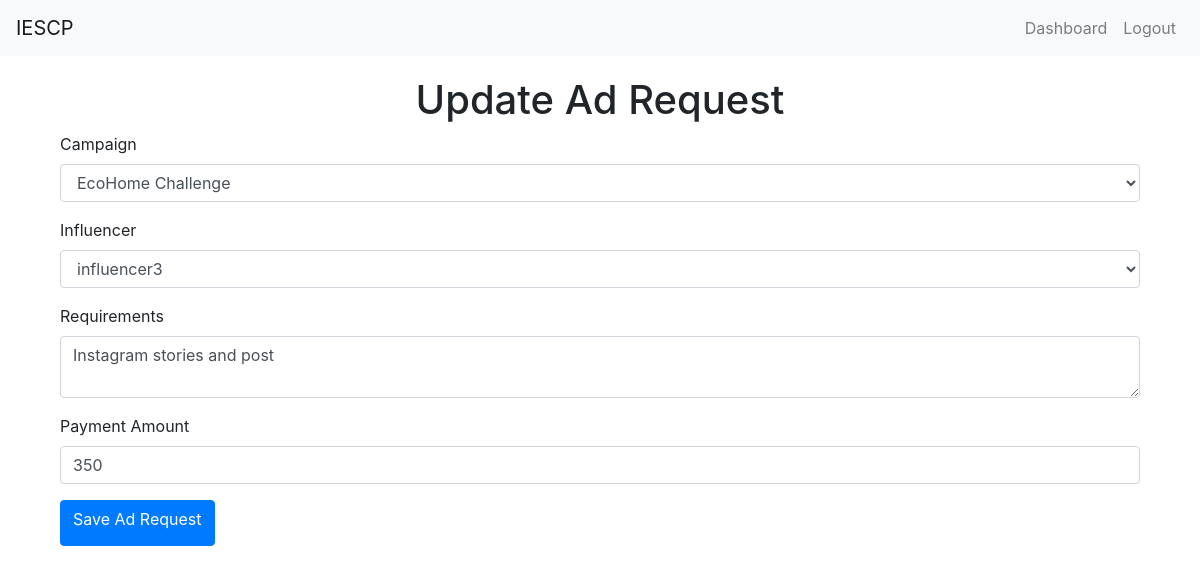
The app's page /ad_request/4/update (signed in), older data.
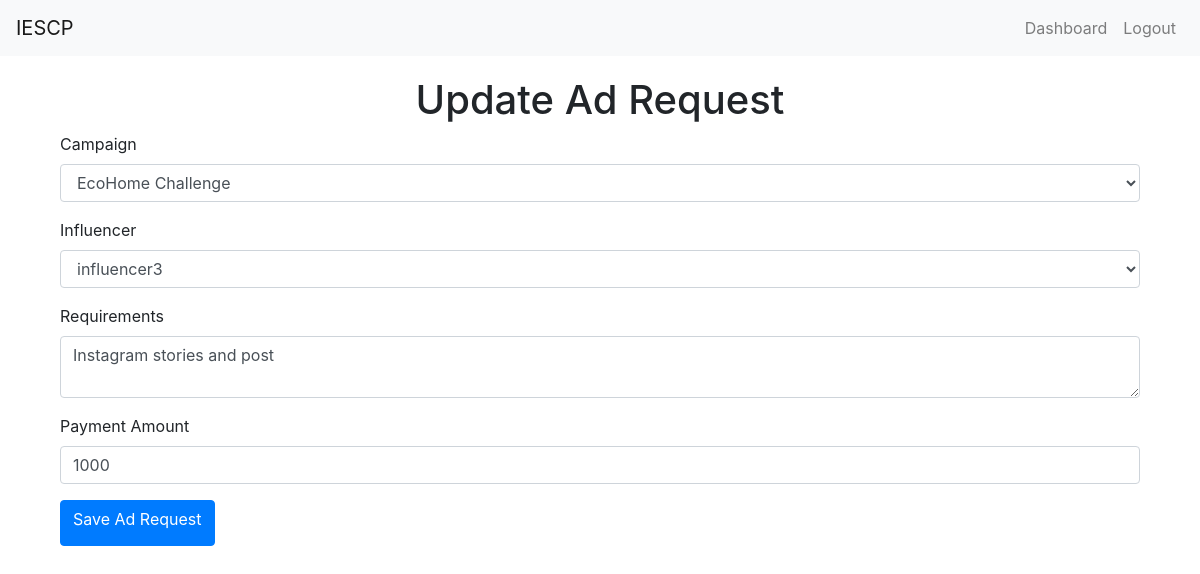
The same page, newer data.
### app.py (models this page shows, shortened)
class AdRequest(db.Model):
    id = db.Column(db.Integer, primary_key=True)
    campaign_id = db.Column(db.Integer, db.ForeignKey('campaign.id'), nullable=False)
    influencer_id = db.Column(db.Integer, db.ForeignKey('user.id'), nullable=False)
    messages = db.Column(db.Text)
    requirements = db.Column(db.Text)
    payment_amount = db.Column(db.Integer)
    negotiation_comment = db.Column(db.Text, nullable=True)
    status = db.Column(db.String(20), nullable=False, default='Requested')

### app.py (the view)
@app.route('/ad_request/<int:ad_request_id>/update', methods=['GET', 'POST'])
@login_required
def update_ad_request(ad_request_id):
    ad_request = AdRequest.query.get_or_404(ad_request_id)
    if ad_request.campaign.owner != current_user:
        flash('Access unauthorized!', 'danger')
        return redirect(url_for('index'))
    form = AdRequestForm()
    form.campaign_id.choices = [(campaign.id, campaign.name) for campaign in current_user.campaigns]
    form.influencer_id.choices = [(influencer.id, influencer.username) for influencer in User.query.filter_by(role='influencer').all()]
    if form.validate_on_submit():
        ad_request.campaign_id = form.campaign_id.data
        ad_request.influencer_id = form.influencer_id.data
        ad_request.requirements = form.requirements.data
        ad_request.payment_amount = form.payment_amount.data
        ad_request.status = 'Requested'  # Reset the status to 'Requested'
        db.session.commit()
        flash('Your ad request has been updated and marked as Requested.', 'success')
        return redirect(url_for('sponsor_dashboard'))
    elif request.method == 'GET':
        form.campaign_id.data = ad_request.campaign_id
        form.influencer_id.data = ad_request.influencer_id
        form.requirements.data = ad_request.requirements
        form.payment_amount.data = ad_request.payment_amount
    return render_template('create_ad_request.html', form=form, legend='Update Ad Request')

### app.py
class AdRequestForm(FlaskForm):
    campaign_id = SelectField('Campaign', coerce=int, validators=[DataRequired()])
    influencer_id = SelectField('Influencer', coerce=int, validators=[DataRequired()])
    requirements = TextAreaField('Requirements', validators=[DataRequired()])
    payment_amount = FloatField('Payment Amount', validators=[DataRequired()])
    negotiation_comment = TextAreaField('Negotiation Comment', validators=[Optional()])
    submit = SubmitField('Save Ad Request')

### app.py (called while the page is built)
@login_manager.user_loader
def load_user(user_id):
    return User.query.get(int(user_id))

### templates/create_ad_request.html (shortened to what this page needs)
{% extends "layout.html" %}
{% block content %}
<div class="container">
    <h1 class="text-center">{{ legend }}</h1>
    <form method="POST">
        <div class="form-group">
            {{ form.campaign_id.label(class="form-label") }}
            {{ form.campaign_id(class="form-control") }}
        </div>
        <div class="form-group">
            {{ form.influencer_id.label(class="form-label") }}
            {{ form.influencer_id(class="form-control") }}
        </div>
        <div class="form-group">
            {{ form.requirements.label(class="form-label") }}
            {{ form.requirements(class="form-control") }}
        </div>
        <div class="form-group">
            {{ form.payment_amount.label(class="form-label") }}
            {{ form.payment_amount(class="form-control") }}
        </div>
        <button type="submit" class="btn btn-primary">{{ form.submit.label }}</button>
    </form>
</div>
{% endblock %}

Row changes from the older to the newer data that the page shows:
changed AdRequest "EcoHome Challenge": payment_amount "350" → "1000"
